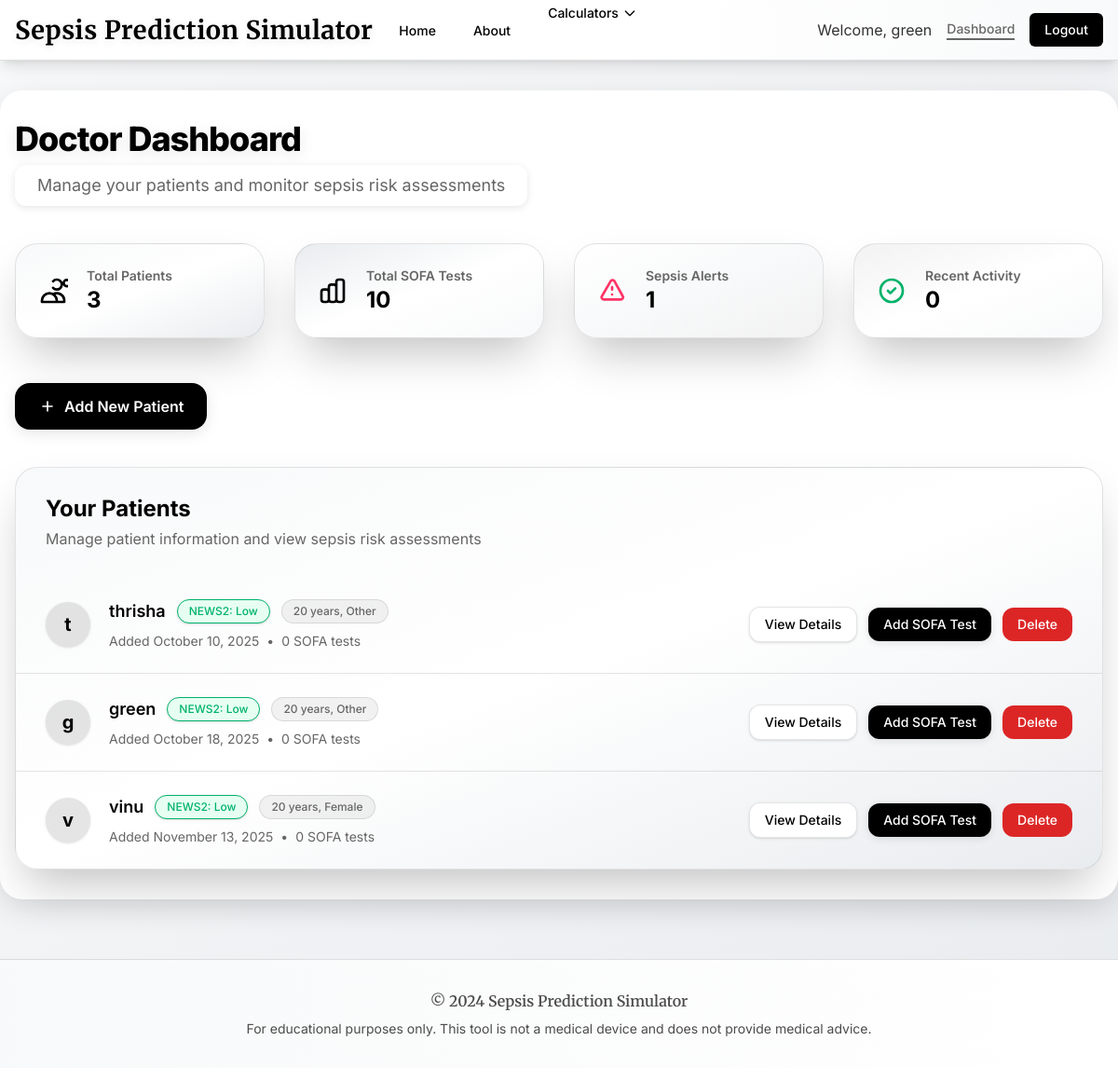
Page /dashboard (signed in) on the earlier database version.
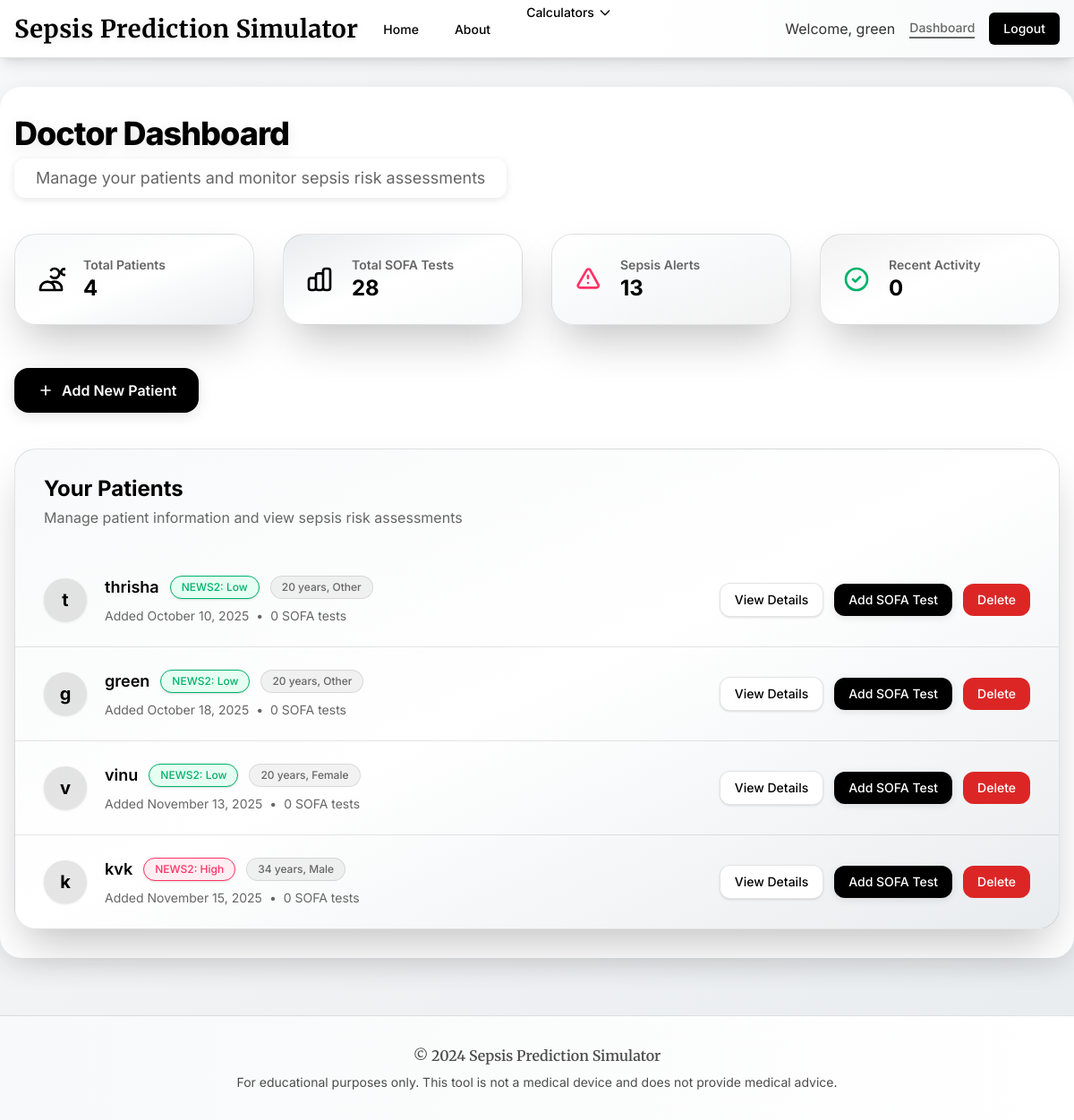
Same page on the later database version.
### app.py (models this page shows)
class Patient(db.Model):
    id = db.Column(db.Integer, primary_key=True)
    doctor_id = db.Column(db.Integer, db.ForeignKey('user.id'), nullable=False)
    name = db.Column(db.String(120), nullable=False)
    age = db.Column(db.Integer, nullable=False)
    gender = db.Column(db.String(10), nullable=False)
    created_at = db.Column(
        db.DateTime,
        default=lambda: datetime.now(timezone.utc),
        nullable=False
    )

### app.py (the view)
@app.route('/dashboard')
@doctor_required
def dashboard():
    patients = Patient.query.filter_by(doctor_id=current_user.id).all()
    total_tests = 0
    sepsis_alerts = 0
    recent_tests = 0
    patient_data = []
    now_utc = datetime.now(timezone.utc)
    for patient in patients:
        tests = SofaTest.query.filter_by(patient_id=patient.id).all()
        total_tests += len(tests)
        for t in tests:
            ts = t.timestamp
            if ts and ts.tzinfo is None:
                ts = ts.replace(tzinfo=timezone.utc)
            if ts and (now_utc - ts).total_seconds() < 86400:
                recent_tests += 1
            if t.high_risk or t.septic_shock_present:
                sepsis_alerts += 1
        latest_news2 = (
            SofaTest.query
            .filter_by(patient_id=patient.id, test_type='news2')
            .order_by(SofaTest.timestamp.desc())
            .first()
        )
        news2_risk = None
        if latest_news2:
            if latest_news2.high_risk:
                news2_risk = "High"
            else:
                news2_risk = "Low"
        patient_data.append({
            'patient': patient,
            'news2_risk': news2_risk
        })
    return render_template(
        'dashboard.html',
        patient_data=patient_data,          # ✅ REQUIRED BY TEMPLATE
        total_patients=len(patients),       # ✅ FIXES "0 patients"
        total_tests=total_tests,
        sepsis_alerts=sepsis_alerts,
        recent_tests=recent_tests
    )

### app.py (called while the page is built)
@login_manager.user_loader
def load_user(user_id):
    return db.session.get(User, int(user_id))

def doctor_required(f):
    @wraps(f)
    def decorated(*args, **kwargs):
        if not current_user.is_authenticated:
            return redirect(url_for('login'))
        return f(*args, **kwargs)
    return decorated

### templates/dashboard.html (shortened to what the changed rows need)
{% extends "base.html" %}
{% block content %}
<div class="max-w-7xl mx-auto">
    <div class="mb-10">
        <h1 class="text-4xl font-extrabold" style="color: #000000; letter-spacing: -1px; text-shadow: 0 4px 16px rgba(0,0,0,0.1);">
            Doctor Dashboard
        </h1>
    </div>
    <div class="grid grid-cols-1 md:grid-cols-4 gap-8 mb-12">
        <div class="bg-gradient-to-br from-[#f8f9fa] via-white to-[#e9ecef] rounded-3xl shadow-2xl border border-[rgba(0,0,0,0.1)] transform hover:-translate-y-1 transition duration-200">
            <div class="p-6">
                <div class="flex items-center">
                    <div class="ml-5">
                        <dt class="text-sm font-semibold text-[#666666] truncate">Total Patients</dt>
                        <dd class="text-2xl font-bold text-[#000000]">{{ patient_data|length }}</dd>
                    </div>
                </div>
            </div>
        </div>
        <div class="bg-gradient-to-br from-[#e9ecef] via-white to-[#f8f9fa] rounded-3xl shadow-2xl border border-[rgba(0,0,0,0.1)] transform hover:-translate-y-1 transition duration-200">
            <div class="p-6 flex items-center">
                <div class="ml-5">
                    <dt class="text-sm font-semibold text-[#666666] truncate">Total SOFA Tests</dt>
                    <dd class="text-2xl font-bold text-[#000000]">{{ total_tests }}</dd>
                </div>
            </div>
        </div>
        <div class="bg-gradient-to-br from-[#fff] via-[#f8f9fa] to-[rgba(0,0,0,0.05)] rounded-3xl shadow-2xl border border-[rgba(0,0,0,0.1)] transform hover:-translate-y-1 transition duration-200">
            <div class="p-6 flex items-center">
                <div class="ml-5">
                    <dt class="text-sm font-semibold text-[#666666] truncate">Sepsis Alerts</dt>
                    <dd class="text-2xl font-bold text-[#000000]">{{ sepsis_alerts }}</dd>
                </div>
            </div>
        </div>
    </div>
    <div class="bg-gradient-to-br from-[#f8f9fa] via-white to-[#e9ecef] shadow-2xl border border-[rgba(0,0,0,0.1)] sm:rounded-3xl">
        {% if patient_data and patient_data|length > 0 %}
        <ul class="divide-y divide-[rgba(0,0,0,0.1)]">
            {% for data in patient_data %}
            <li>
                <div class="px-6 py-6 sm:px-8 flex items-center justify-between">
                    <div class="flex items-center">
                        <div class="h-12 w-12 rounded-full bg-[rgba(0,0,0,0.1)] flex items-center justify-center shadow">
                            <span class="text-[#000000] font-bold text-xl">{{ data.patient.name[0]|default('?', true) }}</span>
                        </div>
                        <div class="ml-5">
                            <div class="flex items-center">
                                <p class="text-lg font-semibold text-[#000000]">{{ data.patient.name }}</p>
                                {% if data.news2_risk %}
                                    <span class="ml-3 inline-flex items-center px-3 py-1 rounded-full text-xs font-medium shadow border"
                                          style="{% if data.news2_risk == 'Low' %}background:#E6FFF2;color:#00B26A;border-color:#00B26A;
                                                 {% elif data.news2_risk == 'Medium' %}background:#FFF3CD;color:#856404;border-color:#856404;
                                                 {% elif data.news2_risk == 'High' %}background:#FFEEF2;color:#FF3366;border-color:#FF3366;{% endif %}">
                                        NEWS2: {{ data.news2_risk }}
                                    </span>
                                {% else %}
                                    <span class="ml-3 inline-flex items-center px-3 py-1 rounded-full text-xs font-medium bg-gray-100 text-gray-600 border border-gray-300 shadow">
                                        No NEWS2 test yet
                                    </span>
                                {% endif %}
                                <span class="ml-3 inline-flex items-center px-3 py-1 rounded-full text-xs font-medium bg-[rgba(0,0,0,0.05)] text-[#666666] border border-[rgba(0,0,0,0.1)]">
                                    {{ data.patient.age }} years, {{ data.patient.gender }}
                                </span>
                            </div>
                            <div class="mt-2 flex items-center text-sm text-[#666666]">
                                <p>Added
                                    {% if data.patient.created_at %}
                                        {{ data.patient.created_at.strftime('%B %d, %Y') }}
                                    {% else %}
                                        Unknown date
                                    {% endif %}
                                </p>
                                <span class="mx-2">•</span>
                                <p>{{ data.patient.sofa_tests|length }} SOFA tests</p>
                            </div>
                        </div>
                    </div>
                    <div class="flex items-center space-x-3">
                        <a href="{{ url_for('patient_detail', patient_id=data.patient.id) }}"
                           class="inline-flex items-center px-4 py-2 border border-[rgba(0,0,0,0.1)] shadow text-sm font-medium rounded-xl text-[#000000] bg-white hover:bg-[#f8f9fa] transition">
                            View Details
                        </a>
                        <a href="{{ url_for('new_sofa_test', patient_id=data.patient.id) }}"
                           class="inline-flex items-center px-4 py-2 text-sm font-medium rounded-xl text-white transition hover:opacity-90"
                           style="background:linear-gradient(90deg,#000000 0%,#000000 100%);box-shadow:0 2px 8px 0 rgba(0,0,0,0.1);">
                            Add SOFA Test
                        </a>
                        <form method="POST" action="{{ url_for('delete_patient', patient_id=data.patient.id) }}"
                              onsubmit="return confirm('Are you sure you want to delete {{ data.patient.name }} and all associated data?');">
                            <button type="submit"
                                class="inline-flex items-center px-4 py-2 text-sm font-medium rounded-xl text-white bg-red-600 hover:bg-red-700 transition">
                                Delete
                            </button>
                        </form>
                    </div>
                </div>
            </li>
            {% endfor %}
        </ul>
        {% else %}
        <div class="px-6 py-6 sm:px-8 text-center text-[#666666]">
            <p>No patients added yet. Start by adding a new patient.</p>
        </div>
        {% endif %}
    </div>
</div>
{% endblock %}

Differences in the rows shown:
added Patient: patient "k", patient.name "kvk", patient.age "34", patient.gender "Male", patient.created_at "November 15, 2025"
Other differences:
{{ patient_data|length }}: "3" → "4"
{{ total_tests }}: "10" → "28"
{{ sepsis_alerts }}: "1" → "13"
new list line: "NEWS2: High years, Added • 0 SOFA tests View Details Add SOFA Test Delete"
